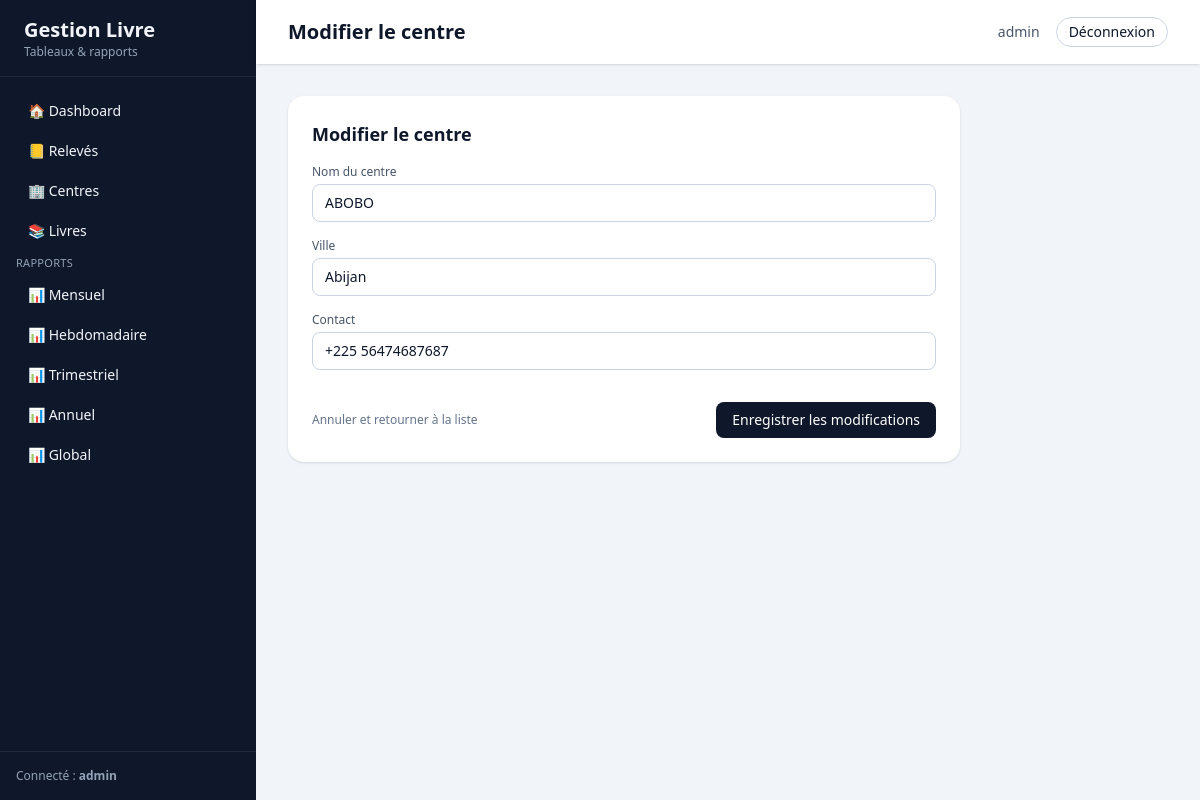
Before: /centres/14/modifier/ (signed in) with the older database file.
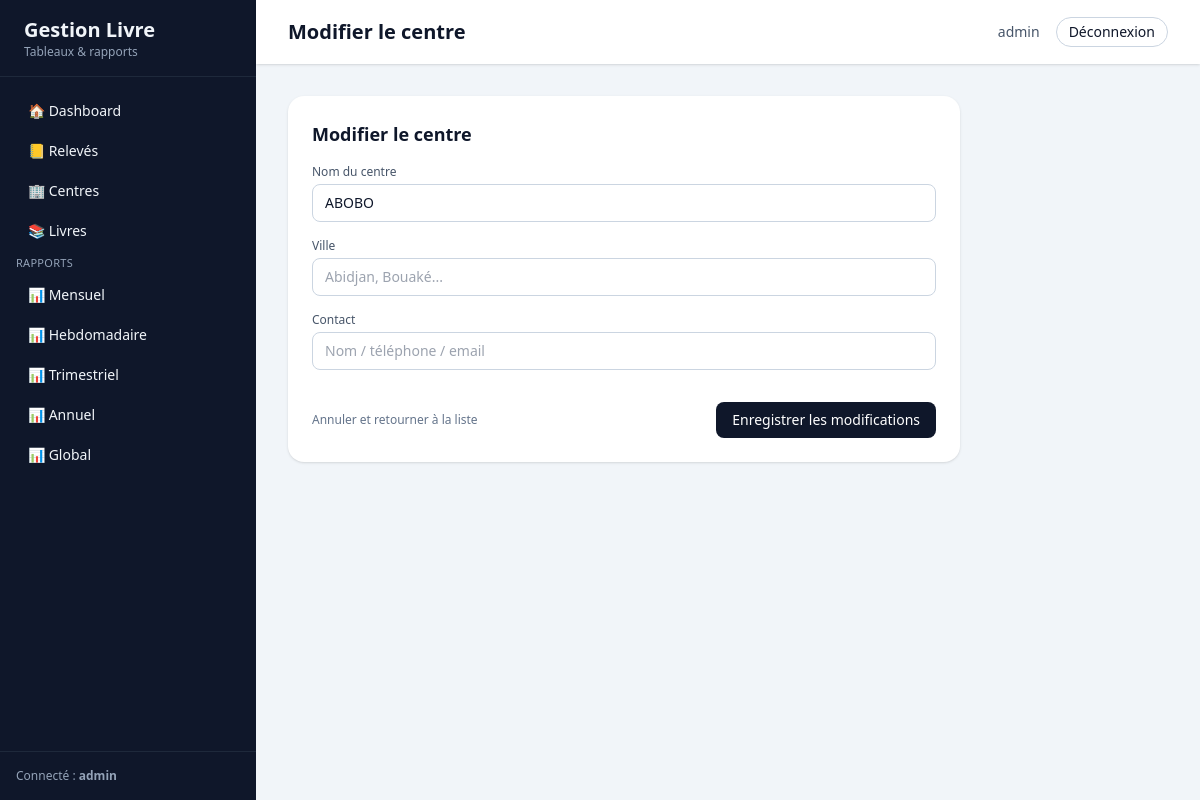
After: the same page with the newer database file.
### gestion/models.py (models this page shows, shortened)
class Centre(models.Model):
    nom = models.CharField(max_length=100, unique=True)
    ville = models.CharField(max_length=100, blank=True)
    contact = models.CharField(max_length=100, blank=True)

### gestion/views.py (the view)
# urls.py: path("centres/<int:pk>/modifier/", centre_update, name="centre_update"),
@login_required
@admin_required
def centre_update(request, pk):
    centre = Centre.objects.get(pk=pk)
    if request.method == "POST":
        form = CentreForm(request.POST, instance=centre)
        if form.is_valid():
            form.save()
            return redirect("centre_list")
    else:
        form = CentreForm(instance=centre)
    return render(
        request,
        "gestion/centre_form.html",
        {"form": form, "mode": "update", "centre": centre},
    )

### gestion/forms.py
class CentreForm(forms.ModelForm):
    class Meta:
        model = Centre
        fields = ["nom", "ville", "contact"]
        labels = {
            "nom": "Nom du centre",
            "ville": "Ville",
            "contact": "Contact",
        }
        widgets = {
            "nom": forms.TextInput(
                attrs={
                    "class": "w-full rounded-lg border border-slate-300 px-3 py-2 text-sm focus:outline-none focus:ring-2 focus:ring-slate-900",
                    "placeholder": "ABOBO, YAMOUSSOKRO...",
                }
            ),
            "ville": forms.TextInput(
                attrs={
                    "class": "w-full rounded-lg border border-slate-300 px-3 py-2 text-sm focus:outline-none focus:ring-2 focus:ring-slate-900",
                    "placeholder": "Abidjan, Bouaké...",
                }
            ),
            "contact": forms.TextInput(
                attrs={
                    "class": "w-full rounded-lg border border-slate-300 px-3 py-2 text-sm focus:outline-none focus:ring-2 focus:ring-slate-900",
                    "placeholder": "Nom / téléphone / email",
                }
            ),
        }

### templates/gestion/centre_form.html (shortened to what this page needs)
{% extends "base.html" %}
{% block header_title %}
  {% if mode == "create" %}
    Nouveau centre
  {% else %}
    Modifier le centre
  {% endif %}
{% endblock %}
{% block content %}
<div class="max-w-2xl space-y-6">
  <div class="bg-white rounded-2xl shadow p-4 md:p-6">
    <h1 class="text-lg font-semibold mb-4">
      {% if mode == "create" %}Ajouter un centre{% else %}Modifier le centre{% endif %}
    </h1>
    <form method="post" class="space-y-4">
      {% for field in form %}
        <div class="space-y-1">
          <label class="block text-xs font-medium text-slate-600">
            {{ field.label }}
          </label>
          {{ field }}
        </div>
      {% endfor %}
      <div class="flex items-center justify-between pt-4">
        <a href="{% url 'centre_list' %}"
           class="text-xs text-slate-500 hover:underline">
          Annuler et retourner à la liste
        </a>
        <button type="submit"
                class="rounded-lg bg-slate-900 text-white px-4 py-2 text-sm font-medium hover:bg-slate-800">
          {% if mode == "create" %}Enregistrer le centre{% else %}Enregistrer les modifications{% endif %}
        </button>
      </div>
    </form>
  </div>
</div>
{% endblock %}

Changed rows visible on the page:
changed Centre "ABOBO": ville "Abijan" → (not shown); contact "+225 56474687687" → (not shown)
